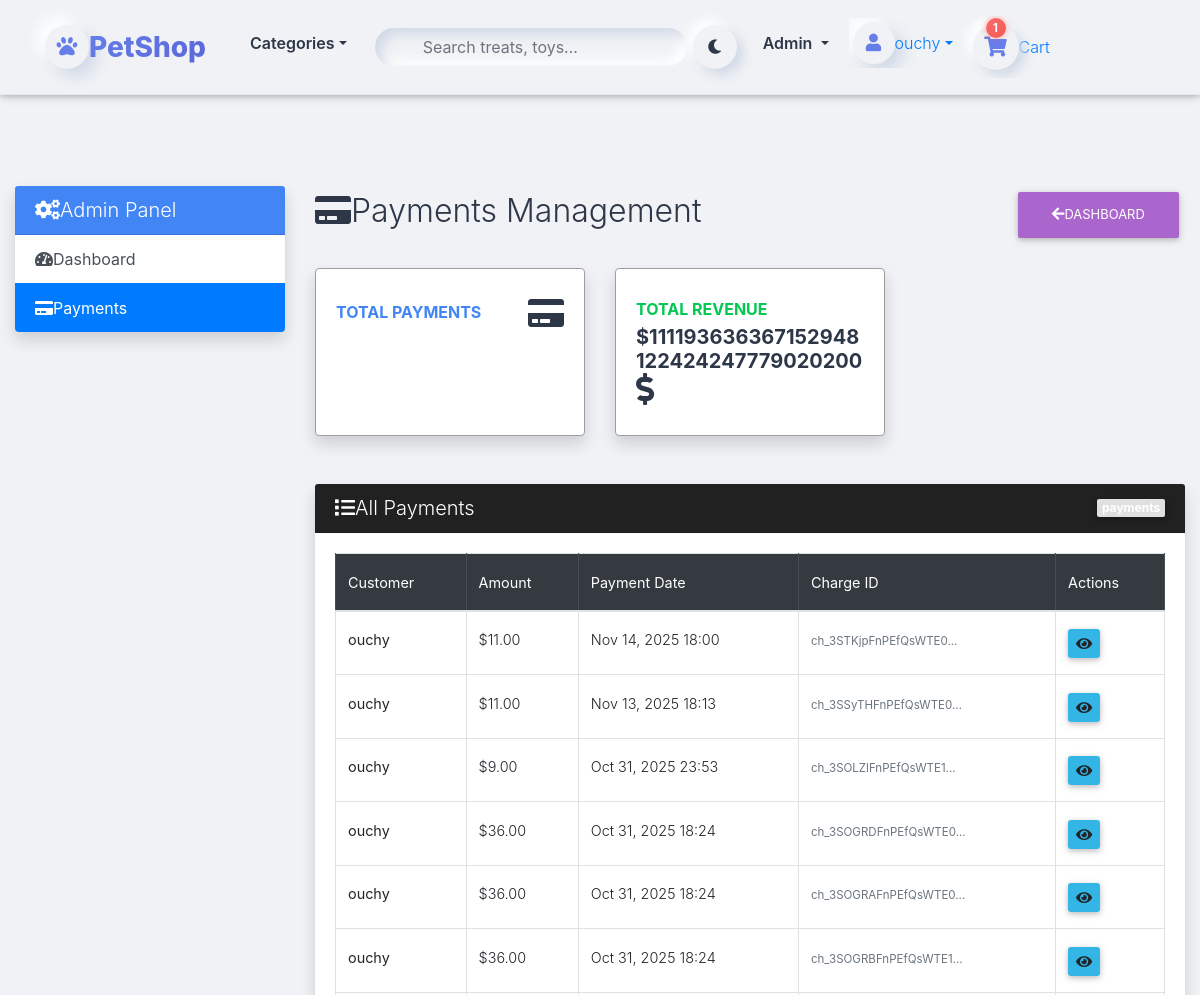
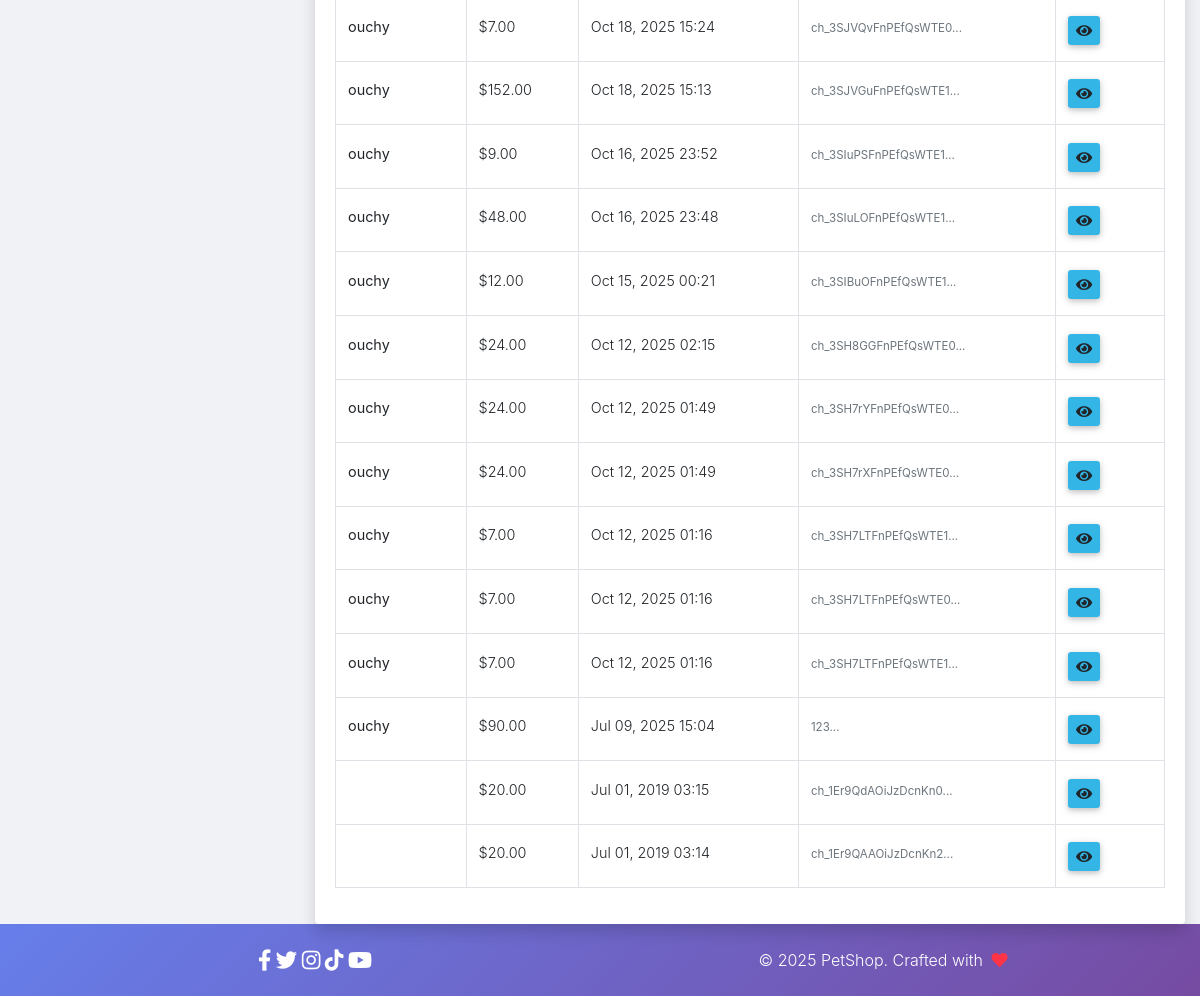
The app's page /dashboard/payments/ (signed in), older data (2 pictures, top to bottom).
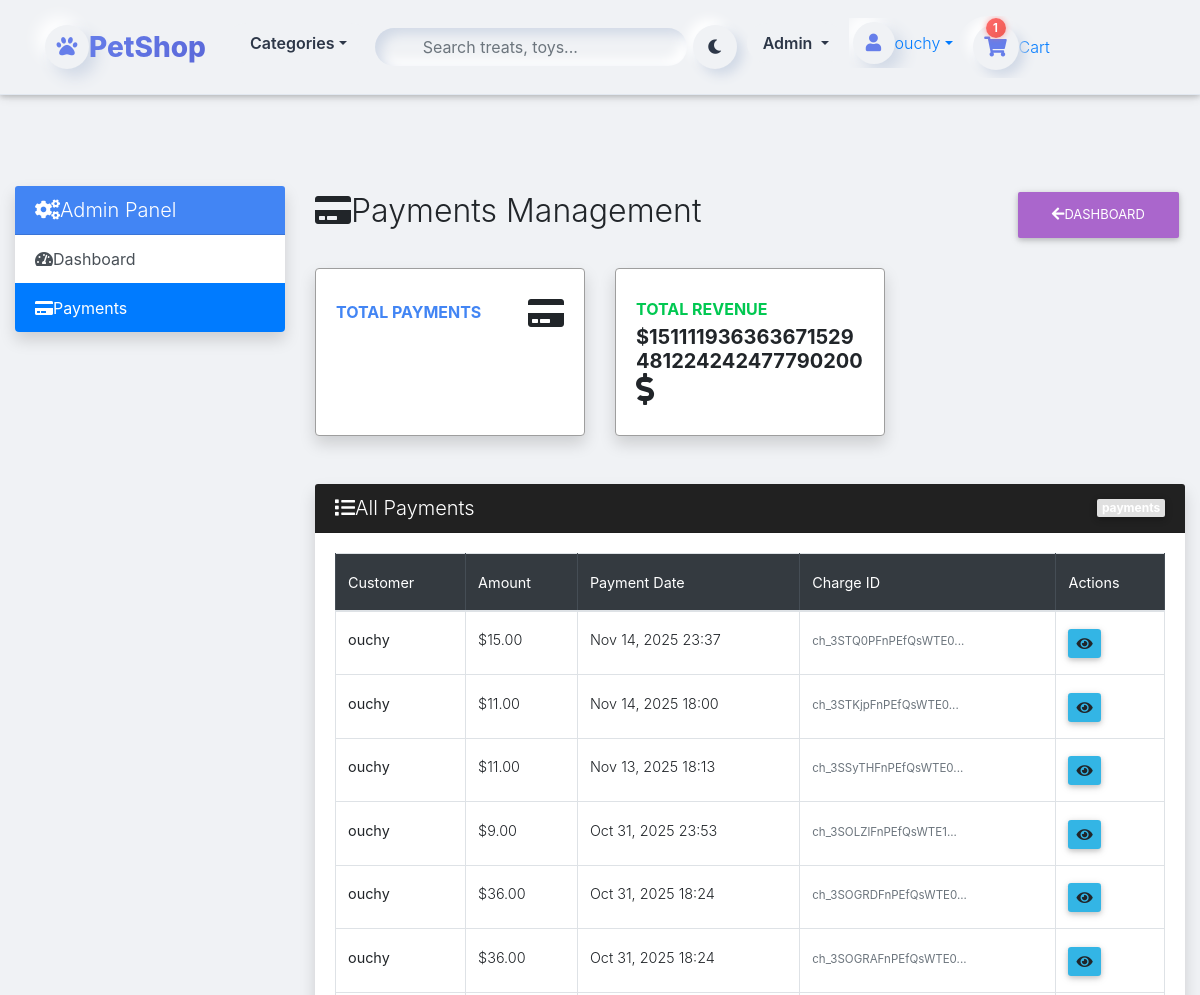
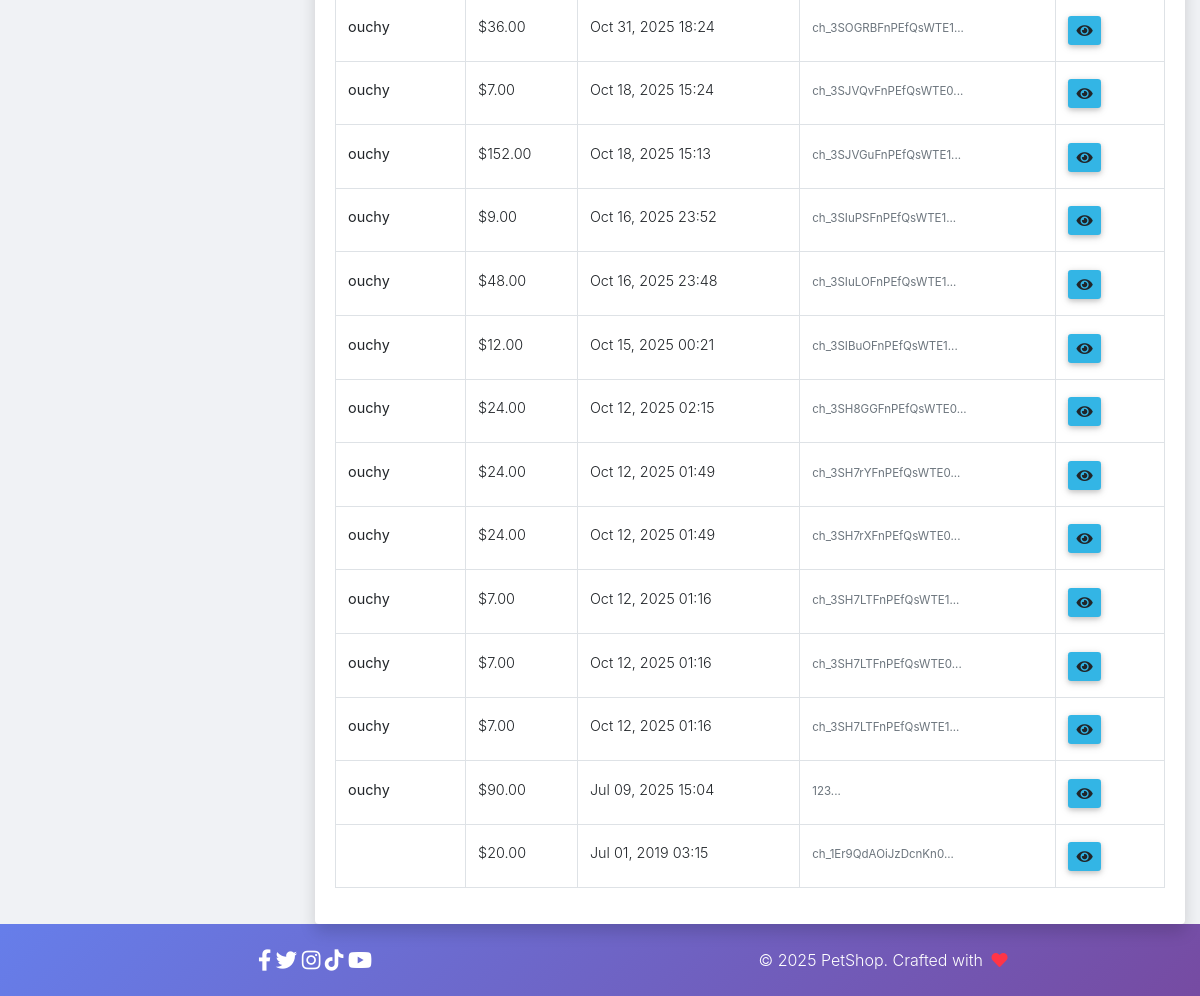
The same page, newer data (2 pictures, top to bottom).
### core/models.py (models this page shows, shortened)
class Payment(models.Model):
    stripe_charge_id = models.CharField(max_length=50)
    user = models.ForeignKey(settings.AUTH_USER_MODEL,
                             on_delete=models.SET_NULL, blank=True, null=True)
    amount = models.FloatField()
    timestamp = models.DateTimeField(auto_now_add=True)

### core/views.py (the view)
# urls.py: path('dashboard/payments/', AdminPaymentListView.as_view(), name='admin-payment-list'),
@method_decorator(staff_member_required, name='dispatch')
class AdminPaymentListView(ListView):
    model = Payment
    template_name = 'admin_payment_list.html'
    context_object_name = 'payments'
    paginate_by = 20
    ordering = ['-timestamp']

### core/templatetags/cart_template_tags.py (called while the page is built)
@register.filter
def cart_item_count(user):
    if user.is_authenticated:
        qs = Order.objects.filter(user=user, ordered=False)
        if qs.exists():
            return qs[0].items.count()
    return 0

### templates/admin_payment_list.html (shortened to what this page needs)
{% extends "base.html" %}
{% block content %}
<div class="container-fluid mt-4">
    <div class="row">
        <div class="col-md-3 mb-4">
            <div class="card shadow">
                <div class="card-header bg-primary text-white">
                    <h5 class="mb-0"><i class="fas fa-cogs me-2"></i>Admin Panel</h5>
                </div>
                <div class="list-group list-group-flush">
                    <a href="{% url 'core:admin-dashboard' %}" class="list-group-item list-group-item-action">
                        <i class="fas fa-tachometer-alt me-2"></i>Dashboard
                    </a>
                    <a href="{% url 'core:admin-payment-list' %}" class="list-group-item list-group-item-action active">
                        <i class="fas fa-credit-card me-2"></i>Payments
                    </a>
                </div>
            </div>
        </div>
        <div class="col-md-9">
            <div class="d-flex justify-content-between align-items-center mb-4">
                <h2><i class="fas fa-credit-card me-2"></i>Payments Management</h2>
                <a href="{% url 'core:admin-dashboard' %}" class="btn btn-secondary">
                    <i class="fas fa-arrow-left me-2"></i>Dashboard
                </a>
            </div>
            <div class="row mb-4">
                <div class="col-xl-4 col-md-6 mb-4">
                    <div class="card border-left-primary shadow h-100 py-2">
                        <div class="card-body">
                            <div class="row no-gutters align-items-center">
                                <div class="col mr-2">
                                    <div class="text-xs font-weight-bold text-primary text-uppercase mb-1">Total Payments</div>
                                </div>
                                <div class="col-auto">
                                    <i class="fas fa-credit-card fa-2x text-gray-300"></i>
                                </div>
                            </div>
                        </div>
                    </div>
                </div>
                <div class="col-xl-4 col-md-6 mb-4">
                    <div class="card border-left-success shadow h-100 py-2">
                        <div class="card-body">
                            <div class="row no-gutters align-items-center">
                                <div class="col mr-2">
                                    <div class="text-xs font-weight-bold text-success text-uppercase mb-1">Total Revenue</div>
                                    <div class="h5 mb-0 font-weight-bold text-gray-800">
                                        ${% with total=0 %}{% for payment in payments %}{% widthratio payment.amount 1 1 as amount %}{{ total|add:amount }}{% endfor %}{{ total }}{% endwith %}
                                    </div>
                                </div>
                                <div class="col-auto">
                                    <i class="fas fa-dollar-sign fa-2x text-gray-300"></i>
                                </div>
                            </div>
                        </div>
                    </div>
                </div>
            </div>
            <div class="card shadow">
                <div class="card-header bg-dark text-white d-flex justify-content-between align-items-center">
                    <h5 class="mb-0"><i class="fas fa-list me-2"></i>All Payments</h5>
                    <span class="badge bg-light text-dark">{{ payments.paginator.count }} payments</span>
                </div>
                <div class="card-body">
                    {% if payments %}
                    <div class="table-responsive">
                        <table class="table table-bordered table-hover">
                            <thead class="table-dark">
                                <tr>
                                    <th>Customer</th>
                                    <th>Amount</th>
                                    <th>Payment Date</th>
                                    <th>Charge ID</th>
                                    <th>Actions</th>
                                </tr>
                            </thead>
                            <tbody>
                                {% for payment in payments %}
                                <tr>
                                    <td>
                                        <strong>{{ payment.user.username }}</strong>
                                    </td>
                                    <td>${{ payment.amount|floatformat:2 }}</td>
                                    <td>{{ payment.timestamp|date:"M d, Y H:i" }}</td>
                                    <td>
                                        <small class="text-muted">{{ payment.stripe_charge_id|slice:":20" }}...</small>
                                    </td>
                                    <td>
                                        <div class="btn-group btn-group-sm">
                                            <a href="#" class="btn btn-info" title="View Details">
                                                <i class="fas fa-eye"></i>
                                            </a>
                                        </div>
                                    </td>
                                </tr>
                                {% endfor %}
                            </tbody>
                        </table>
                    </div>
                    {% else %}
                    <div class="text-center py-5">
                        <i class="fas fa-credit-card fa-3x text-muted mb-3"></i>
                        <h5 class="text-muted">No Payments Found</h5>
                        <p class="text-muted">There are no payments in the system yet.</p>
                    </div>
                    {% endif %}
                </div>
            </div>
        </div>
    </div>
</div>
{% endblock %}

### templates/base.html (shortened to what this page needs)
{% load static %}
<!DOCTYPE html>
<html lang="en">
<head>
  <link rel="stylesheet" href="https://use.fontawesome.com/releases/v5.8.1/css/all.css">
  <link href="{% static 'css/bootstrap.min.css' %}" rel="stylesheet">
  <link href="{% static 'css/mdb.min.css' %}" rel="stylesheet">
  <link href="{% static 'css/style.min.css' %}" rel="stylesheet">
</head>
{% include "navbar.html" %}
<body>
    <div class="mt-5 pt-4">
    </div>
    {% block content %}
    {% endblock content %}
    {% include "footer.html" %}
</body>
</html>

### templates/navbar.html (shortened to what this page needs)
{% load cart_template_tags %}
{% load static %}
<nav class="navbar navbar-expand-lg fixed-top neu-navbar" id="mainNavbar">
  <div class="container">
    <a class="navbar-brand d-flex align-items-center fw-bold text-decoration-none" href="{% url 'core:home' %}">
      <div class="logo-neu rounded-circle d-flex align-items-center justify-content-center me-3 shadow-neu">
        <i class="fas fa-paw"></i>
      </div>
      <span class="brand-text">
        <span class="text-primary">Pet</span><span class="text-dark">Shop</span>
      </span>
    </a>
    <div class="collapse navbar-collapse" id="navbarContent">
      <ul class="navbar-nav me-auto mb-2 mb-lg-0">
        <li class="nav-item dropdown dropdown-hover">
          <a class="nav-link dropdown-toggle neu-link d-flex align-items-center px-4 py-2 rounded-pill"
             href="#" role="button" data-bs-toggle="dropdown" data-bs-auto-close="outside">
            Categories
          </a>
        </li>
      </ul>
      <form class="d-flex me-3 position-relative" method="GET" action="{% url 'core:home' %}">
        <div class="search-neu-wrapper">
          <input type="text" class="form-control search-neu-input" name="q"
                 placeholder="Search treats, toys..." value="{{ request.GET.q }}">
        </div>
      </form>
      <ul class="navbar-nav align-items-center">
        <li class="nav-item me-3">
          <button id="themeToggle" class="btn shadow-neu rounded-circle p-2 d-flex align-items-center justify-content-center">
            <i class="fas fa-moon"></i>
          </button>
        </li>
        {% if request.user.is_staff %}
        <li class="nav-item dropdown dropdown-hover me-2">
          <a class="nav-link dropdown-toggle neu-link px-3 py-2 rounded-pill text-warning"
             href="#" role="button" data-bs-toggle="dropdown" data-bs-auto-close="outside">
            Admin
          </a>
        </li>
        {% endif %}
        {% if request.user.is_authenticated %}
        <li class="nav-item dropdown dropdown-hover me-3">
          <a class="nav-link dropdown-toggle d-flex align-items-center p-1" href="#" role="button" data-bs-toggle="dropdown" data-bs-auto-close="outside">
            <div class="user-avatar-neu rounded-circle shadow-neu d-flex align-items-center justify-content-center">
              <i class="fas fa-user"></i>
            </div>
            <span class="d-none d-lg-inline fw-medium ms-2">{{ user.username }}</span>
          </a>
        </li>
<li class="nav-item">
  <a href="{% url 'core:order-summary' %}"
     class="nav-link position-relative d-flex align-items-center px-3 py-2 neu-cart-link rounded-pill">
    <div class="cart-icon-neu position-relative d-flex align-items-center justify-content-center">
      <i class="fas fa-shopping-cart"></i>
      {% with cart_count=request.user|cart_item_count %}
        {% if cart_count > 0 %}
        <span class="cart-badge-neu">{{ cart_count }}</span>
        {% endif %}
      {% endwith %}
    </div>
    <span class="d-none d-lg-inline fw-semibold ms-2">Cart</span>
  </a>
</li>
        {% else %}
        <li class="nav-item me-2"><a class="nav-link neu-link px-4 py-2 rounded-pill" href="{% url 'account_login' %}">Login</a></li>
        <li class="nav-item"><a class="btn neu-btn-primary rounded-pill px-4 py-2 shadow-neu" href="{% url 'account_signup' %}">Sign Up</a></li>
        {% endif %}
      </ul>
    </div>
  </div>
</nav>
<div style="height: 90px;"></div>

### templates/footer.html (shortened to what this page needs)
<footer class="bg-gradient-primary text-white py-4">
    <div class="container">
        <div class="row align-items-center">
            <div class="col-md-6 text-center text-md-start mb-3 mb-md-0">
                <div class="social-links">
                    <a href="#" class="text-white me-3">
                        <i class="fab fa-facebook-f fa-lg"></i>
                    </a>
                    <a href="#" class="text-white me-3">
                        <i class="fab fa-twitter fa-lg"></i>
                    </a>
                    <a href="#" class="text-white me-3">
                        <i class="fab fa-instagram fa-lg"></i>
                    </a>
                    <a href="#" class="text-white me-3">
                        <i class="fab fa-tiktok fa-lg"></i>
                    </a>
                    <a href="#" class="text-white">
                        <i class="fab fa-youtube fa-lg"></i>
                    </a>
                </div>
            </div>
            <div class="col-md-6 text-center text-md-end">
                <p class="mb-0">
                    &copy; 2025 PetShop. Crafted with
                    <i class="fas fa-heart text-danger mx-1"></i>
                </p>
            </div>
        </div>
    </div>
</footer>

### templates/scripts.html (shortened to what this page needs)
{% load static %}

### templates/base.html (style rules this page uses)
html, body, header, .carousel { height: 60vh; }

### templates/navbar.html (style rules this page uses)
:root { --bg: #f0f2f5; --card: #ffffff; --text: #2d3748; --text-muted: #718096; --primary: #667eea; --primary-dark: #5a67d8; --shadow-light: #ffffff; --shadow-dark: #d1d9e6; --border: #e2e8f0; }
* { transition: background .4s, color .4s, border .4s, box-shadow .4s; }
body, html { background: var(--bg); color: var(--text); font-family: 'Inter', sans-serif; }
.neu-navbar { background: var(--bg); backdrop-filter: blur(12px); border-bottom: 1px solid var(--border); padding: 1rem 0; z-index: 1050; }
.shadow-neu { background: var(--bg); box-shadow: 8px 8px 16px var(--shadow-dark), -8px -8px 16px var(--shadow-light); }
.logo-neu { width: 44px; height: 44px; font-size: 1.3rem; color: var(--primary); }
.brand-text { font-size: 1.75rem; font-weight: 800; background: linear-gradient(135deg, var(--primary), var(--primary-dark)); -webkit-background-clip: text; -webkit-text-fill-color: transparent; }
.neu-link { background: var(--bg); color: var(--text) !important; font-weight: 600; border-radius: 50px; margin: 0 4px; padding: .5rem 1rem; }
.dropdown-hover { position: relative; padding-bottom: 8px; }
.search-neu-wrapper { position: relative; min-width: 300px; }
.search-neu-input { background: var(--bg); border: none; border-radius: 50px; padding: .75rem 1rem .75rem 3rem; color: var(--text); box-shadow: inset 6px 6px 12px var(--shadow-dark), inset -6px -6px 12px var(--shadow-light); }
.user-avatar-neu, .cart-icon-neu { width: 42px; height: 42px; background: var(--bg); color: var(--primary); font-size: 1.1rem; border-radius: 50%; }
.cart-badge-neu { font-size: .65rem; font-weight:700; min-width:20px; height:20px; background: linear-gradient(135deg,#ff6b6b,#ee5a52); }
#themeToggle { width: 44px; height: 44px; background: var(--bg); color: var(--text); border: none; border-radius: 50%; box-shadow: 6px 6px 12px var(--shadow-dark), -6px -6px 12px var(--shadow-light); }
.cart-icon-neu { width: 46px; height: 46px; background: var(--bg); border-radius: 50%; font-size: 1.25rem; color: var(--primary); box-shadow: 6px 6px 12px var(--shadow-dark), -6px -6px 12px var(--shadow-light); position: relative; transition: all 0.3s ease; }
.cart-badge-neu { position: absolute; top: -6px; left: 50%; transform: translateX(-50%); font-size: 0.7rem; font-weight: 700; min-width: 20px; height: 20px; display: flex; align-items: center; justify-content: center; border-radius: 50%; color: #fff; background: linear-gradient(135deg, #ff6b6b, #ee5a52); box-shadow: 0 0 6px rgba(255, 107, 107, 0.6); animation: cartPulse 1.5s infinite ease-in-out; }

### templates/footer.html (style rules this page uses)
.bg-gradient-primary { background: linear-gradient(135deg, #667eea 0%, #764ba2 100%) !important; }
.social-links a { transition: all 0.3s ease; display: inline-block; }

Row changes from the older to the newer data that the page shows:
no longer on this page (row unchanged): Payment: total "20", amount "20.00", timestamp "Jul 01, 2019 03:14", stripe_charge_id "ch_1Er9QAAOiJzDcnKn2"
added Payment: total "15", user.username "ouchy", amount "15.00", timestamp "Nov 14, 2025 23:37", stripe_charge_id "ch_3STQ0PFnPEfQsWTE0"
